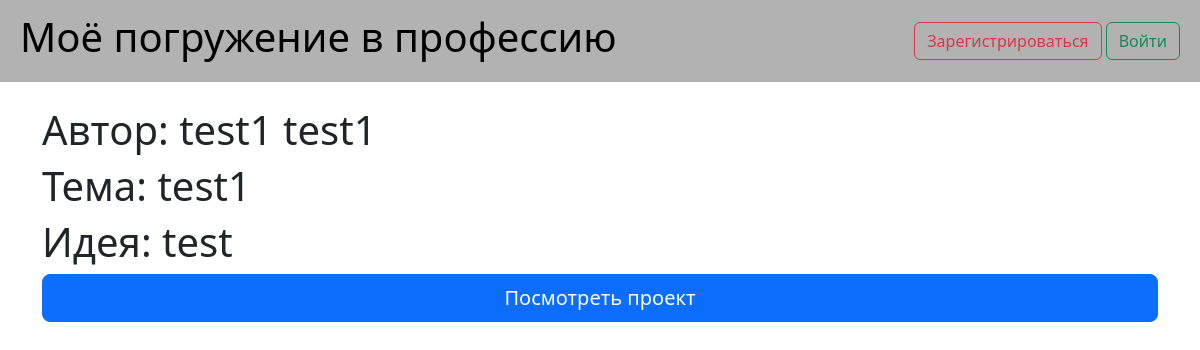
/project/1, run on an earlier commit of the app's database.
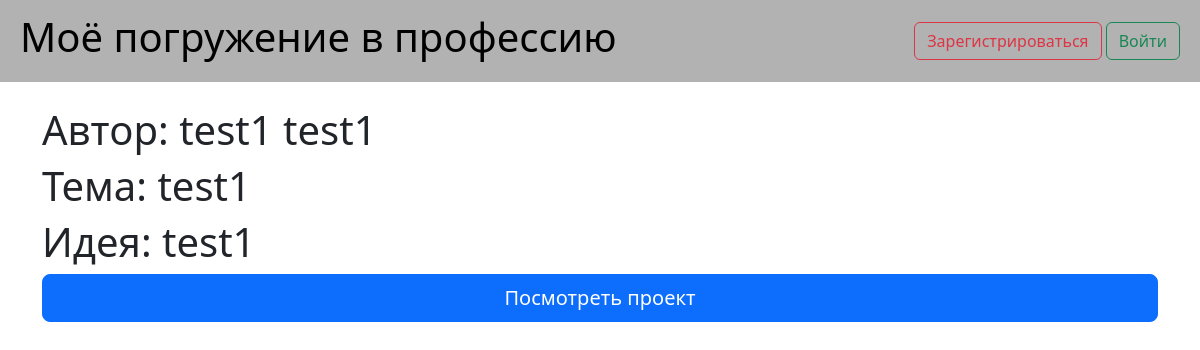
And on a later commit of the database.
### data/users.py (models this page shows, shortened)
class User(SQL_BASE, UserMixin):
    __tablename__ = 'users'
    id = sql.Column(sql.Integer, primary_key=True, autoincrement=True)
    login = sql.Column(sql.String, nullable=False)
    surname = sql.Column(sql.String, nullable=False)
    name = sql.Column(sql.String, nullable=False)
    patronymic = sql.Column(sql.String, nullable=True)
    grade = sql.Column(sql.String, nullable=False)
    password = sql.Column(sql.String, nullable=True)
    access_level = sql.Column(sql.Integer, nullable=False)
    projects = orm.relation("Project", back_populates="user")

### data/projects.py (models this page shows)
class Project(SQL_BASE):
    __tablename__ = "projects"
    id = sql.Column(sql.Integer, primary_key=True, autoincrement=True)
    title = sql.Column(sql.String, nullable=False)
    idea = sql.Column(sql.String, nullable=False)
    presentation = sql.Column(sql.String, nullable=False)  # TODO: оценки проекта
    user_id = sql.Column(sql.Integer, sql.ForeignKey("users.id"))
    user = orm.relation("User")

### main.py (the view)
@app.route("/project/<int:id>")
def project_watch(id):
    session = db_session.create_session()
    project = session.query(projects.Project).filter(projects.Project.id == id).first()
    if project is None:
        return render_template("project_not_found.html")
    user = session.query(users.User).filter(users.User.id == project.user_id).first()
    params = {"project": project, "user": user}
    if project:
        return render_template("project.html", **params)

### data/db_session.py (called while the page is built)
def create_session():
    global __factory
    return __factory()

### templates/project.html (shortened to what this page needs)
<!DOCTYPE html>
<html lang="en">
<head>
    <link rel="stylesheet"
          href="https://stackpath.bootstrapcdn.com/bootstrap/4.4.1/css/bootstrap.min.css"
>
</head>
<body>
    {% extends "base.html" %}
    {% block content %}<br>
    <h1>Автор: {{user.surname}} {{user.name}} {{user.patronymic}}</h1>
    <h1>Тема: {{project.title}}</h1>
    <h1>Идея: {{project.idea}}</h1>
    <a type="button" class="btn btn-primary btn-lg btn-block" href="{{project.presentation}}">Посмотреть проект</a>
    {% endblock %}

### templates/base.html (shortened to what this page needs)
<!DOCTYPE html>
<html lang="en">
<head>
    <link href="https://cdn.jsdelivr.net/npm/bootstrap@5.3.0-alpha1/dist/css/bootstrap.min.css"
          rel="stylesheet"
>
</head>
<body>
    <nav class="navbar navbar-primary" style="background-color: #b2b2b2;">
        <a class="navbar-brand" href="/" style="margin-left: 20px"><h1>Моё погружение в профессию</h1></a>
        {% if current_user.is_authenticated %}
            <span class="navbar-text">
                <h4 style="margin-right: 20px">{{current_user.name}} {{current_user.surname}}, {{current_user.grade}} класс</h4>
                <p><a class="btn btn-outline-danger " href="/logout"><font color="red">Выйти</font></a></p>
            </span>
        {% else %}
            <div>
                <a class="btn btn-outline-danger" href="/register">Зарегистрироваться</a>
                <a class="btn btn-outline-success" href="/login" style="margin-right: 20px">Войти</a>
            </div>
        {% endif %}
    </nav>
    <main role="main" class="container">
        {% block content %}{% endblock %}
    </main>
</body>
</html>

What changed in the data, as far as the page shows it:
changed Project "test1": idea "test" → "test1"
